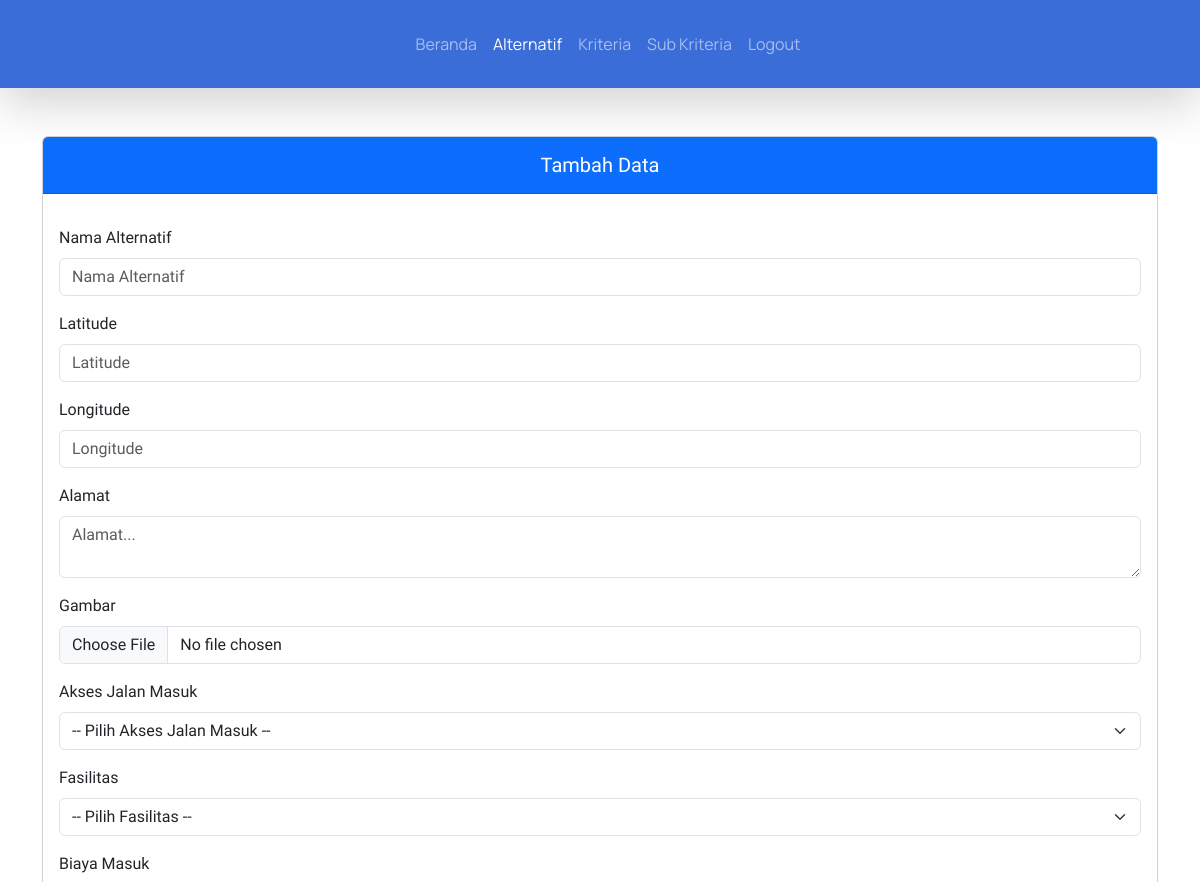
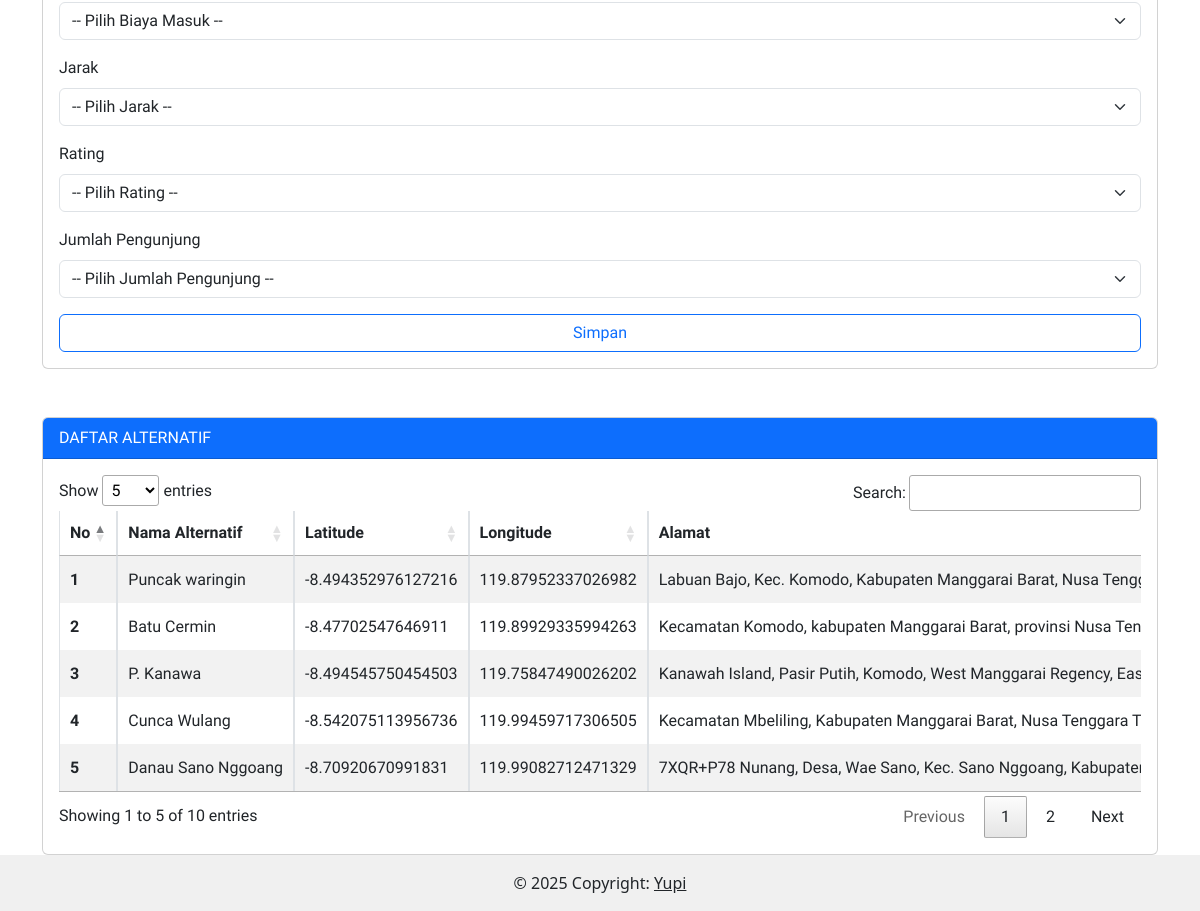
The page /index.php/alternatif on the database its author committed (2 pictures, top to bottom).
### tables this page shows
CREATE TABLE `kriteria` (
  `id_kriteria` char(3) NOT NULL,
  `nama_kriteria` varchar(255) NOT NULL,
  `jenis_kriteria` enum('Cost','Benefit') NOT NULL,
  `bobot` decimal(11,2) NOT NULL
);

CREATE TABLE `alternatif` (
  `id_alternatif` int(11) NOT NULL,
  `nama_alternatif` varchar(255) NOT NULL,
  `gambar` varchar(255) NOT NULL,
  `alamat` text NOT NULL,
  `latitude` varchar(255) NOT NULL,
  `longitude` varchar(255) NOT NULL
);

### application/controllers/Alternatif.php (called while the page is built, shortened)
<?php
class Alternatif extends CI_Controller {
	public function index()
	{
        $dataAlternatif = $this->db->get('alternatif')->result_array();
		$dataKriteria = $this->db->get('kriteria')->result_array();
		$dataSubkriteria = $this->db->query("
			SELECT sub_kriteria.*, kriteria.nama_kriteria
			FROM sub_kriteria
			JOIN kriteria ON sub_kriteria.f_id_kriteria = kriteria.id_kriteria
		")->result_array();
        $data = [
			'menu' => 'alternatif',
            'dataKriteria' => $dataKriteria,
            'dataSubkriteria' => $dataSubkriteria,
            'dataAlternatif' => $dataAlternatif
        ];
		$this->load->view('admin/templates/header', $data);
		$this->load->view('admin/alternatif');
		$this->load->view('admin/templates/footer');
	}
}

### index.php (called while the page is built, shortened)
<?php
require_once BASEPATH.'core/CodeIgniter.php';

### application/views/admin/alternatif.php (the view, shortened to what this page needs)
<div class="container" style="font-family: 'Prompt', sans-serif">
    <div class="row">
        <div class="d-xxl-flex">
            <div class="col-xxl-3 mb-xxl-3 mt-5">
                <form action="<?=base_url('alternatif/add');?>" method="post" enctype="multipart/form-data">
                    <div class="card">
                        <div class="card-header bg-primary">
                            <h5 class="text-center text-white pt-2 col-12 btn-outline-primary">
                                Tambah Data
                            </h5>
                        </div>
                        <div class="card-body">
                            <div class="mb-3 mt-3">
                                <label for="nama_alternatif" class="form-label">Nama Alternatif</label>
                                <input type="text" autofocus name="nama_alternatif" class="form-control"
                                    id="nama_alternatif" required placeholder="Nama Alternatif" />
                            </div>
                            <div class="mb-3 mt-3">
                                <label for="latitude" class="form-label">Latitude</label>
                                <input type="text" name="latitude" required class="form-control" id="latitude"
                                    placeholder="Latitude" />
                            </div>
                            <div class="mb-3 mt-3">
                                <label for="longitude" class="form-label">Longitude</label>
                                <input type="text" name="longitude" required class="form-control" id="longitude"
                                    placeholder="Longitude" />
                            </div>
                            <div class="mb-3 mt-3">
                                <label for="alamat" class="form-label">Alamat</label>
                                <textarea class="form-control" required placeholder="Alamat..." name="alamat"
                                    id="alamat"></textarea>
                            </div>
                            <div class="mb-3 mt-3">
                                <label for="gambar" class="form-label">Gambar</label>
                                <input type="file" accept=".jpg, .jpeg, .png" name="gambar" required
                                    class="form-control" id="gambar" />
                            </div>
                            <?php foreach ($dataKriteria as $key => $kriteria) :?>
                            <div class="mb-3 mt-3">
                                <label for="<?=strtolower($kriteria['id_kriteria'])?>"
                                    class="form-label"><?=$kriteria['nama_kriteria'];?></label>
                                <select class="form-select" name="<?=strtolower($kriteria['id_kriteria'])?>" required
                                    aria-label="Default select example">
                                    <option value="">-- Pilih <?=$kriteria['nama_kriteria'];?> --</option>
                                </select>
                            </div>
                            <?php endforeach; ?>
                            <button type="submit" name="simpan" class="btn col-12 btn-outline-primary">
                                Simpan
                            </button>
                        </div>
                    </div>
                </form>
            </div>
            <div class="col-xxl-9 mt-5 ms-xxl-5">
                <div class="card">
                    <div class="card-header bg-primary text-white">DAFTAR ALTERNATIF</div>
                    <div class="card-body">
                        <div class="table-responsive">
                            <table class="table table-striped table-bordered nowrap" style="width:100%" id="table">
                                <thead>
                                    <tr>
                                        <th scope="col">No</th>
                                        <th scope="col">Nama Alternatif</th>
                                        <th scope="col">Latitude</th>
                                        <th scope="col">Longitude</th>
                                        <th scope="col">Alamat</th>
                                    </tr>
                                </thead>
                                <tbody class="table-group-divider">
                                    <?php foreach ($dataAlternatif as $i => $alternatif):?>
                                    <tr>
                                        <th scope="row"><?=$i+1;?></th>
                                        <td><?=$alternatif['nama_alternatif'];?></td>
                                        <td><?=$alternatif['latitude'];?></td>
                                        <td><?=$alternatif['longitude'];?></td>
                                        <td><?=$alternatif['alamat'];?></td>
                                    </tr>
                                    <?php endforeach;?>
                                </tbody>
                            </table>
                        </div>
                    </div>
                </div>
            </div>
        </div>
    </div>
</div>

### rows shown on the page
kriteria: nama_kriteria "Akses Jalan Masuk"
kriteria: nama_kriteria "Fasilitas"
kriteria: nama_kriteria "Biaya Masuk"
kriteria: nama_kriteria "Jarak"
kriteria: nama_kriteria "Rating"
kriteria: nama_kriteria "Jumlah Pengunjung"
alternatif: nama_alternatif "Puncak waringin", latitude "-8.494352976127216", longitude "119.87952337026982", alamat "Labuan Bajo, Kec. Komodo, Kabupaten Manggarai Barat, Nusa…"
alternatif: nama_alternatif "Batu Cermin", latitude "-8.47702547646911", longitude "119.89929335994263", alamat "Kecamatan Komodo, kabupaten Manggarai Barat, provinsi Nusa…"
alternatif: nama_alternatif "P. Kanawa", latitude "-8.494545750454503", longitude "119.75847490026202", alamat "Kanawah Island, Pasir Putih, Komodo, West Manggarai Regency,…"
alternatif: nama_alternatif "Cunca Wulang", latitude "-8.542075113956736", longitude "119.99459717306505", alamat "Kecamatan Mbeliling, Kabupaten Manggarai Barat, Nusa Tenggara…"
alternatif: nama_alternatif "Danau Sano Nggoang", latitude "-8.70920670991831", longitude "119.99082712471329", alamat "7XQR+P78 Nunang, Desa, Wae Sano, Kec. Sano Nggoang,…"
